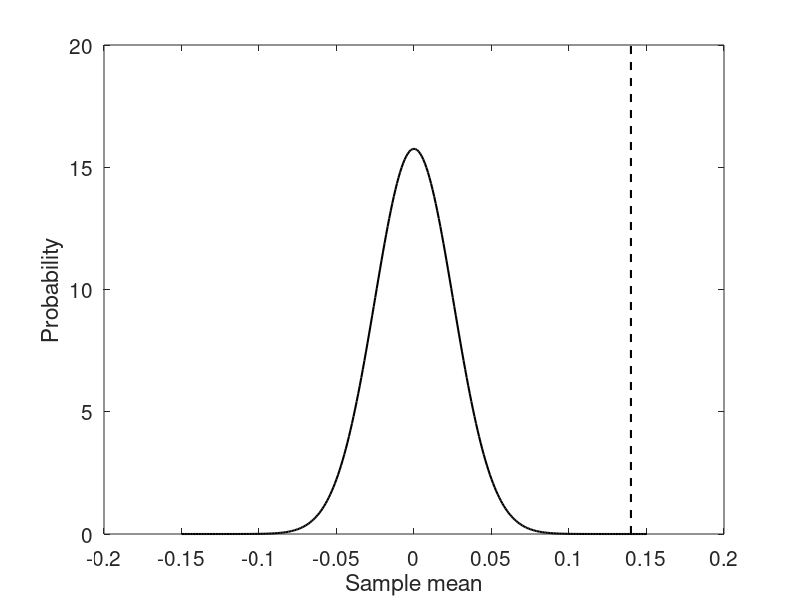
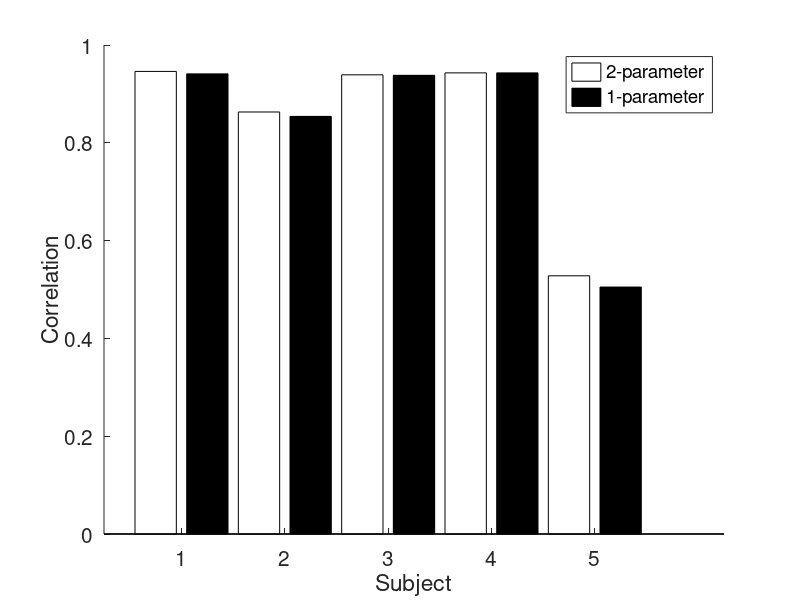
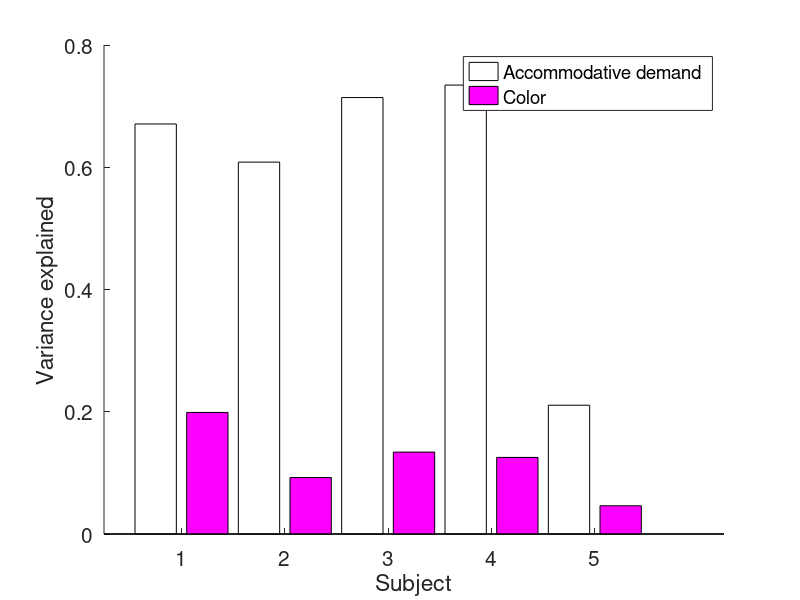
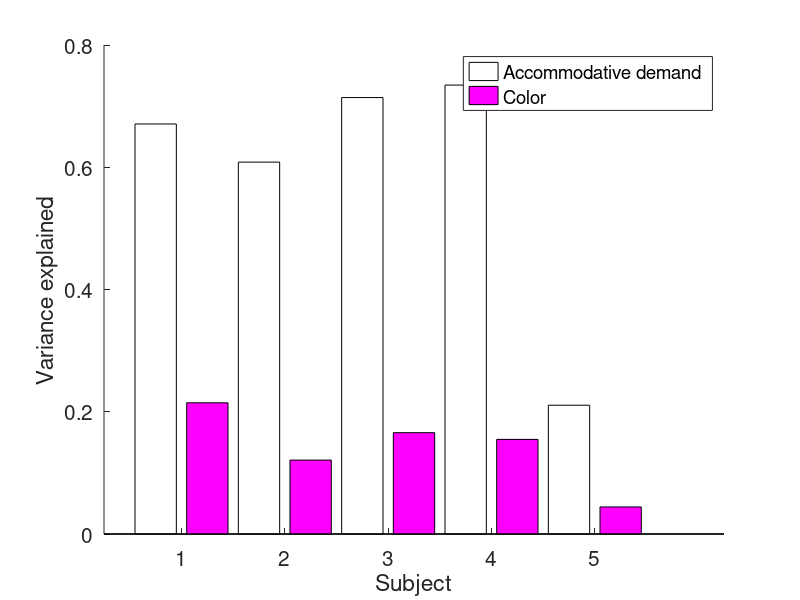

These charts were generated, in order, by the following MATLAB code: (Note: this script raises an error after producing the figures.)
%% ACTUAL POWER ANALYSIS

addVarExplClr = [0.2147 0.1209 0.1658 0.1548 0.0443];

%% JUST CHECKING EXPRESSION FOR STD ERROR OF THE MEAN

for i = 1:10000
    smpAddVar = randsample(addVarExplClr,5,true);
    muSmpAddVar(i) = mean(smpAddVar);
end

xSupport = -0.15:0.001:0.15;
pMu = normpdf(xSupport,0,std(muSmpAddVar));

figure;
plot(xSupport,pMu,'k','LineWidth',1.5); hold on;
plot(mean(muSmpAddVar).*[1 1],ylim,'k--','LineWidth',1.5);
set(gca,'FontSize',15);
xlabel('Sample mean'); ylabel('Probability');

%% COMPARE TWO-PARAMETER VS ONE-PARAMETER COLOR MODELS

twoParamR2 = [0.946 0.863 0.939 0.943 0.528];

oneParamR2 = [0.941 0.854 0.938 0.943 0.505];

figure;
hold on;
bar([1 3 5 7 9],twoParamR2,0.4,'FaceColor','w');
bar([2 4 6 8 10],oneParamR2,0.4,'FaceColor','k');
set(gca,'FontSize',15);
xlabel('Subject'); ylabel('Correlation');
set(gca,'XTick',[1.5 3.5 5.5 7.5 9.5]);
set(gca,'XTickLabel',{'1' '2' '3' '4' '5'});
legend({'2-parameter' '1-parameter'});

%%

varColor = [0.1989 0.0924 0.1340 0.1253 0.0462];

varAccStim = [0.6708 0.6084 0.7140 0.7344 0.2107];

figure;
hold on;
bar([1 3 5 7 9],varAccStim,0.4,'FaceColor','w');
bar([2 4 6 8 10],varColor,0.4,'FaceColor','m');
set(gca,'FontSize',15);
xlabel('Subject'); ylabel('Variance explained');
set(gca,'XTick',[1.5 3.5 5.5 7.5 9.5]);
set(gca,'XTickLabel',{'1' '2' '3' '4' '5'});
legend({'Accommodative demand' 'Color'});

%%

varColor = [0.1989 0.0924 0.1340 0.1253 0.0462];

varAccStim = [0.6708 0.6084 0.7140 0.7344 0.2107];

figure;
hold on;
bar([1 3 5 7 9],varAccStim,0.4,'FaceColor','w');
bar([2 4 6 8 10],addVarExplClr,0.4,'FaceColor','m');
set(gca,'FontSize',15);
xlabel('Subject'); ylabel('Variance explained');
set(gca,'XTick',[1.5 3.5 5.5 7.5 9.5]);
set(gca,'XTickLabel',{'1' '2' '3' '4' '5'});
legend({'Accommodative demand' 'Color'});

%% COMPARE WEIGHTING MODEL AND SWITCHING MODEL

% weightingModelRho = [0.946 0.863 0.939 0.943 0.528 0.971 0.853];
% switchingModelRho = [0.901 0.799 0.905 0.925 0.51  0.943 0.835];
% 
% 
% figure;
% hold on;
% bar([1 3 5 7 9 11 13],weightingModelRho.^2,0.4,'FaceColor','w');
% bar([2 4 6 8 10 12 14],switchingModelRho.^2,0.4,'FaceColor','k');
% set(gca,'FontSize',15);
% xlabel('Subject'); ylabel('Variance Explained');
% set(gca,'XTick',[1.5 3.5 5.5 7.5 9.5 11.5 13.5]);
% set(gca,'XTickLabel',{'1' '2' '3' '4' '5' '6' '7'});
% legend({'Weighting' 'Switching'});

sn = [18 23 24 26 27];
rhoSwitchAll = [];
rhoFullAll = [];
rhoNoColorAll = [];
weightsRBSall = [];
rhoColorAll = [];
rhoColorSwitchAll = [];
dAll = [];
aicSwitchAll = [];
aicLinAll = [];
aicNoColorAll = [];
weightsRBSciAll = [];

for i = 1:length(sn)
    [d, wS, rbThreshold, rhoSwitch, rhoColorSwitch, aicSwitch] = ARCnlz_linearSwitching(sn(i),false);
    rhoSwitchAll(i) = rhoSwitch;
    rhoColorSwitchAll(i) = rhoColorSwitch;
    dAll(i) = d;
    aicSwitchAll(i) = aicSwitch;
    display(['Done with subject ' num2str(i)]);
end

for i = 1:length(sn)
    [weightsRBS1_x, weightsRBS1_y, rhoFull, rhoNoColor, rhoColor, aicLin, aicNoColor, weightsRBSci] = ARCnlz_linearModelnobias(sn(i),false,1000);
    rhoFullAll(i) = rhoFull;
    rhoNoColorAll(i) = rhoNoColor;
    weightsRBSall(i,:) = weightsRBS1_x;
    rhoColorAll(i) = rhoColor;
    aicLinAll(i) = aicLin;
    aicNoColorAll(i) = aicNoColor;
    weightsRBSciAll(:,:,i) = weightsRBSci;
    display(['Done with subject ' num2str(i)]);
end

%% PLOT WEIGHTS

figure;
set(gcf,'Position',[262 314 1239 594]);
for i = 1:size(weightsRBSall,1)
    weightsRBSciTmp = squeeze(weightsRBSciAll(:,:,i));
    subplot(1,5,i);
    hold on;
    bar(1,weightsRBSall(i,1),'FaceColor','r');
    plot([1 1],[weightsRBSciTmp(1,1) weightsRBSciTmp(2,1)],'k-');
    bar(2,weightsRBSall(i,2),'FaceColor','b');
    plot([2 2],[weightsRBSciTmp(1,2) weightsRBSciTmp(2,2)],'k-');
    bar(3,weightsRBSall(i,3),'FaceColor','k');
    plot([3 3],[weightsRBSciTmp(1,3) weightsRBSciTmp(2,3)],'k-');
    set(gca,'XTick',[1 2 3]);
    set(gca,'XTickLabel',{'w_R' 'w_B' 'w_S'});
    title('Weights');
    set(gca,'FontSize',20);
    ylim(1.*[-1.1 1.1]);
    axis square;
end

Rscale = [1 1 1 1 1.27 1.27 1.27 1.27];
figure;
set(gca,'FontSize',15);
hold on;
plot([0 0.33],[0 1],'k--');
for i = 1:length(dAll)
    plot(dAll(i),Rscale(i)*weightsRBSall(i,1)-weightsRBSall(i,2),'ko','MarkerSize',10,'MarkerFaceColor','w');
    text(dAll(i)+0.05,Rscale(i)*weightsRBSall(i,1)-weightsRBSall(i,2),['S' num2str(i)]);
end
axis square;
xlabel('d'); ylabel('w_R - w_B');
xlim([0 1]); ylim([0 1]);

%% PLOT VARIANCE EXPLAINED COMPARISONS

figure;
hold on;
bar([1 4 7 10 13],rhoFullAll.^2,0.3,'FaceColor','w');
% bar([2 5 8 11 14],rhoSwitchAll.^2,0.3,'FaceColor',[0.5 0.5 0.5]);
bar([2 5 8 11 14],rhoNoColorAll.^2,0.3,'FaceColor','k');
set(gca,'FontSize',15);
xlabel('Subject'); ylabel('Proportion Variance Explained');
set(gca,'XTick',[1.5 4.5 7.5 10.5 13.5]);
set(gca,'XTickLabel',{'1' '2' '3' '4' '5'});
legend({'Weighting' 'No color'});

figure;
hold on;
bar([1 4 7 10 13],aicLinAll,0.3,'FaceColor','w');
% bar([2 5 8 11 14],aicSwitchAll,0.3,'FaceColor',[0.5 0.5 0.5]);
bar([2 5 8 11 14],aicNoColorAll,0.3,'FaceColor','k');
set(gca,'FontSize',15);
xlabel('Subject'); ylabel('AIC');
set(gca,'XTick',[1.5 4.5 7.5 10.5 13.5]);
set(gca,'XTickLabel',{'1' '2' '3' '4' '5'});
legend({'Weighting' 'No color'});

%% PLOT VARIANCE EXPLAINED BY COLOR COMPARISONS

figure;
hold on;
bar([1 3 5 7 9 11],rhoColorAll.^2,0.4,'FaceColor','m');
bar([2 4 6 8 10 12],rhoColorSwitchAll.^2,0.4,'FaceColor',[0.5 0 0.5]);
set(gca,'FontSize',15);
xlabel('Subject'); ylabel('Variance Explained');
set(gca,'XTick',[1.5 3.5 5.5 7.5 9.5 11.5]);
set(gca,'XTickLabel',{'1' '2' '3' '4' '5' '6'});
legend({'Weighting' 'Switching'});

%% COMPARE WEIGHTS

redWeights = [0.7076 0.1043 0.3660 0.4499 0.2045 0.4052 0.2148];
blueWeights = [-0.2690 -0.4902 -0.2788 -0.3552 -0.0726 -0.2039 -0.1898];

%% COMPARE WITH AND WITHOUT BIAS TERM

sn = [17 11 16 19 21 23 24 25];
rhoFullAllnobias = [];
rhoFullBias = [];

for i = 1:length(sn)
    [weightsRBS1_xNoBias, weightsRBS1_yNoBias, rhoFull, rhoNoColor, rhoColor] = ARCnlz_linearModelnobias(sn(i),false);
    rhoFullAllnobias(i) = rhoFull;
    display(['Done with subject ' num2str(i)]);
end

for i = 1:length(sn)
    [weightsRBS1_x, weightsRBS1_y, rhoFull, rhoNoColor, rhoColor] = ARCnlz_linearModel(sn(i),false);
    rhoFullAllBias(i) = rhoFull;
    display(['Done with subject ' num2str(i)]);
end

%% PLOT VARIANCE EXPLAINED WITH AND WITHOUT BIAS TERM

figure;
hold on;
bar([1 3 5 7 9 11 13 15],rhoFullAllBias.^2,0.4,'FaceColor','k');
bar([2 4 6 8 10 12 14 16],rhoFullAllnobias.^2,0.4,'FaceColor','w');
set(gca,'FontSize',15);
xlabel('Subject'); ylabel('Variance Explained');
set(gca,'XTick',[1.5 3.5 5.5 7.5 9.5 11.5 13.5 15.5]);
set(gca,'XTickLabel',{'1' '2' '3' '4' '5' '6' '7' '8'});
legend({'With bias' 'No bias'});

%% COMPARE 3-PARAMETER AND 2-PARAMETER MODELS

sn = [18 23 24 26 11 16 17 21];
rhoFullAll = [];
rhoNoColorAll = [];
weightsRBSall = [];
rhoColorAll = [];

for i = 1:length(sn)
    [weightsRBS1_x, weightsRBS1_y, rhoFull, rhoNoColor, rhoColor] = ARCnlz_linearModelnobias(sn(i),false);
    rhoFullAll(i) = rhoFull;
    rhoNoColorAll(i) = rhoNoColor;
    weightsRBSall(i,:) = weightsRBS1_x;
    rhoColorAll(i) = rhoColor;
    display(['Done with subject ' num2str(i)]);
end

save('/home/ben/Documents/ARchroma/params2paramModel','rhoFullAll','rhoNoColorAll','weightsRBSall');

%% COMPARE PARAMETERS FROM ALL TRIALS VS RANDOM ONLY TRIALS

load('/Users/benchin/Documents/ARchroma/cache/paramsAll.mat');
rhoFullAllAll = rhoFullAll;
weightsRBSallAll = weightsRBSall;
load('/Users/benchin/Documents/ARchroma/cache/paramsRandom.mat');
rhoFullAllRandom = rhoFullAll;
weightsRBSallRandom = weightsRBSall;

figure;
set(gcf,'Position',[318 247 1135 708]);
subplot(2,2,1);
set(gca,'FontSize',15);
hold on;
plot(rhoFullAllAll,rhoFullAllRandom,'ko','MarkerSize',10);
plot([0 1],[0 1],'k--');
xlabel('All trials'); ylabel('Random trials only'); title('Correlation');
axis square;
subplot(2,2,2);
set(gca,'FontSize',15);
hold on;
plot(weightsRBSallAll(:,3),weightsRBSallRandom(:,3),'ko','MarkerSize',10);
plot([0 1],[0 1],'k--');
xlabel('All trials'); ylabel('Random trials only'); title('Gain');
axis square;
subplot(2,2,3);
set(gca,'FontSize',15);
hold on;
plot([0 1],[0 1],'k--');
plot(weightsRBSallAll(:,1),weightsRBSallRandom(:,1),'ro','MarkerSize',10,'MarkerFaceColor','w');
xlabel('All trials'); ylabel('Random trials only'); title('Red weight');
axis square;
subplot(2,2,4);
set(gca,'FontSize',15);
hold on;
plot([-1 0],[-1 0],'k--');
plot(weightsRBSallAll(:,2),weightsRBSallRandom(:,2),'bo','MarkerSize',10,'MarkerFaceColor','w');
xlabel('All trials'); ylabel('Random trials only'); title('Blue weight');
axis square;

%% COMPARE 3-PARAMETER MODEL WITH 2-PARAMETER MODEL

load('/home/ben/Documents/ARchroma/params3paramModel.mat');
rhoFullAll3param = rhoFullAll;
weightsRBSall3param = weightsRBSall;
rhoNoColorAll3param = rhoNoColorAll;
load('/home/ben/Documents/ARchroma/params2paramModel.mat');
rhoFullAll2param = rhoFullAll;
weightsRBSall2param = weightsRBSall;
rhoNoColorAll2param = rhoNoColorAll;

figure;
hold on;
bar([1 4 7 10 13 16 19 22],rhoFullAll3param.^2,0.3,'FaceColor','w');
bar([2 5 8 11 14 17 20 23],rhoFullAll2param.^2,0.3,'FaceColor',[0.7 0.7 0.7]);
bar([3 6 9 12 15 18 21 24],rhoNoColorAll2param.^2,0.3,'FaceColor',[0 0 0]);
set(gca,'FontSize',15);
xlabel('Subject'); ylabel('Variance explained');
set(gca,'XTick',[2 5 8 11 14 17 20 23]);
set(gca,'XTickLabel',{'1' '2' '3' '4' '5' '6' '7' '8'});
legend({'3-parameter' '2-parameter' 'No color'});

figure;
set(gcf,'Position',[251 387 1120 420]);
set(gca,'FontSize',15);
subplot(1,2,1);
hold on;
plot(weightsRBSall2param(:,1),weightsRBSall3param(:,1),'ro','MarkerSize',10);
plot([0 1],[0 1],'k--');
xlabel('2-param ratio'); ylabel('3-param w_R');
axis square;
subplot(1,2,2);
hold on;
plot(weightsRBSall2param(:,1),weightsRBSall3param(:,2),'bo','MarkerSize',10);
plot([-0.1 1],[0.1 -1],'k--');
xlabel('2-param ratio'); ylabel('3-param w_B');
axis square;

figure;
hold on;
bar([1 3 5 7 9 11 13 15],rhoFullAll2param.^2,0.4,'FaceColor','w');
bar([2 4 6 8 10 12 14 16],rhoNoColorAll2param.^2,0.4,'FaceColor','k');
set(gca,'FontSize',15);
xlabel('Subject'); ylabel('Variance explained');
set(gca,'XTick',[1.5 3.5 5.5 7.5 9.5 11.5 13.5 15.5]);
set(gca,'XTickLabel',{'1' '2' '3' '4' '5' '6' '7' '8'});
legend({'With color' 'No color'});

figure;
bar(1:8,rhoFullAll2param.^2 - rhoNoColorAll2param.^2,0.4,'FaceColor','w');
set(gca,'FontSize',15);
xlabel('Subject'); ylabel('Variance explained due to color');
set(gca,'XTick',1:9);
set(gca,'XTickLabel',{'1' '2' '3' '4' '5' '6' '7' '8'});
